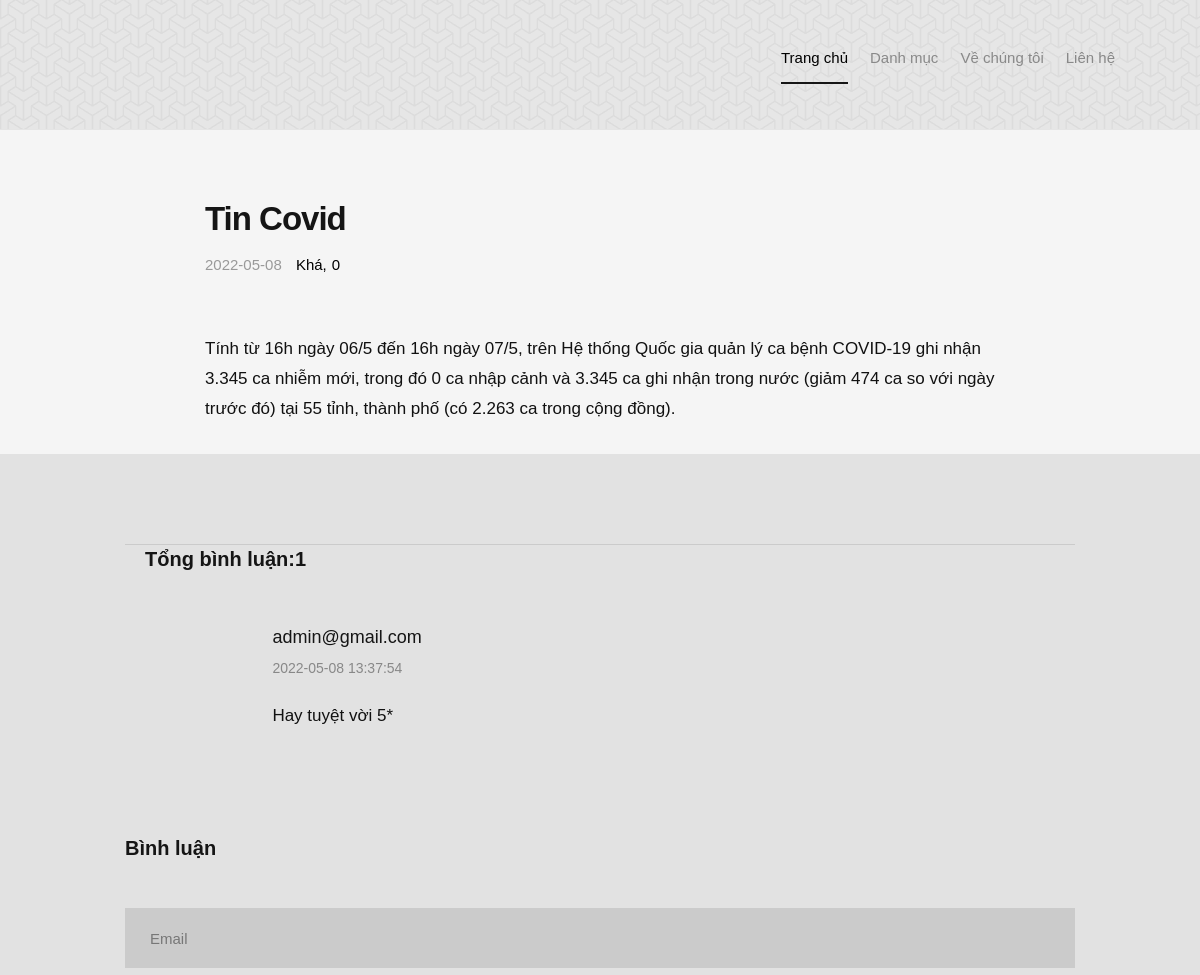
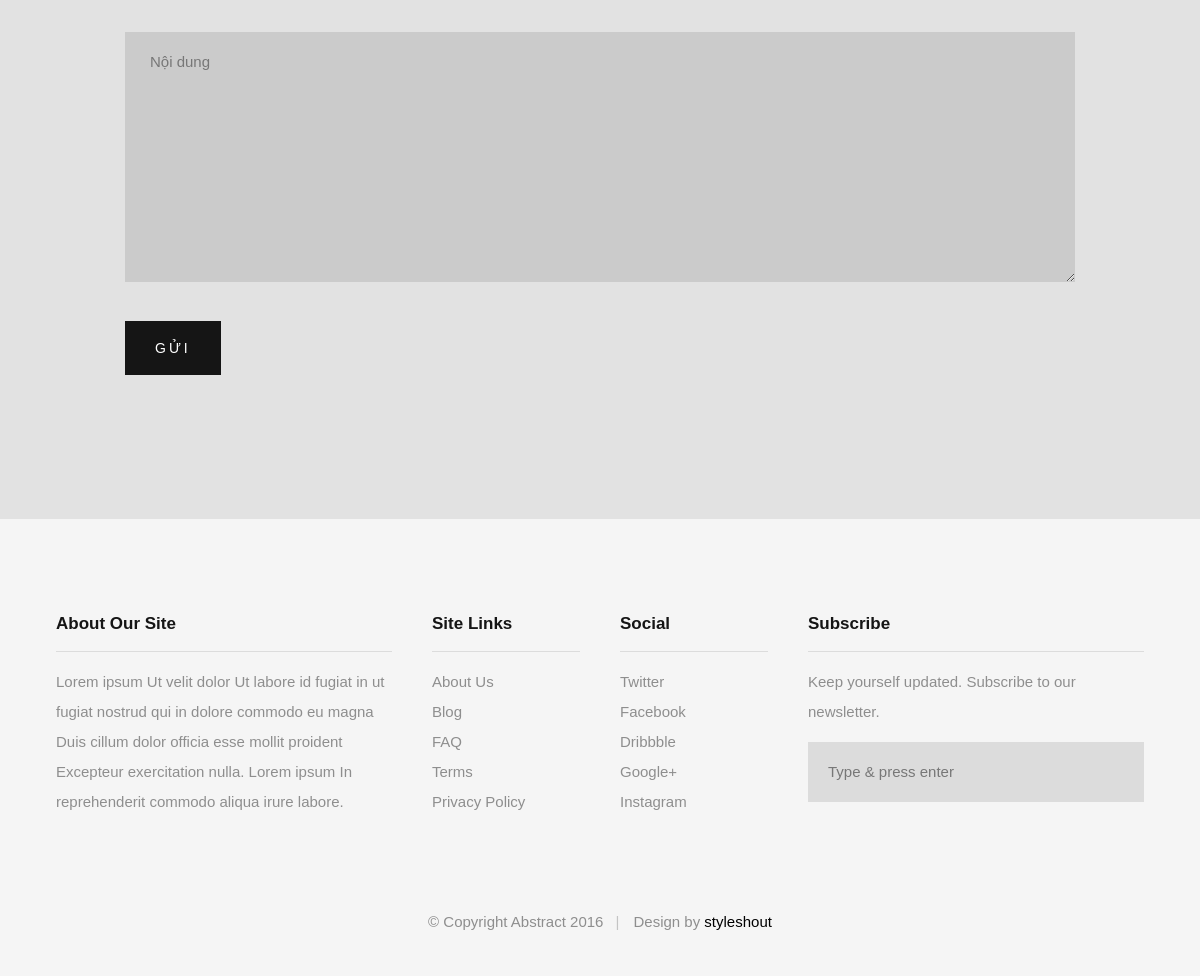
The app's page /NewsWebsite/index.php?manage=news&id=15 with its own data (2 pictures, top to bottom).
### tables this page shows
CREATE TABLE IF NOT EXISTS `tin` (
  `id_tin` int(11) NOT NULL AUTO_INCREMENT,
  `tieude` varchar(255) NOT NULL,
  `mota` varchar(255) NOT NULL,
  `noidung` text NOT NULL,
  `ngaydangtin` date NOT NULL,
  `tacgia` varchar(50) NOT NULL,
  `solanxem` int(11) DEFAULT NULL,
  `tinhot` tinyint(1) NOT NULL,
  `trangthai` tinyint(1) NOT NULL,
  `id_loaitin` varchar(5) NOT NULL,
  PRIMARY KEY (`id_tin`),
  KEY `id_loaitin` (`id_loaitin`)
);

CREATE TABLE IF NOT EXISTS `binh_luan` (
  `id_binhluan` int(11) NOT NULL AUTO_INCREMENT,
  `email` varchar(100) NOT NULL,
  `thoigian` datetime NOT NULL DEFAULT CURRENT_TIMESTAMP,
  `noidungbinhluan` text NOT NULL,
  `id_tin` int(11) NOT NULL,
  PRIMARY KEY (`id_binhluan`),
  KEY `id_tin` (`id_tin`)
);

### NewsWebsite/index.php (called while the page is built, shortened)
<?php include 'page/menupage.php'; ?>
<?php include 'page/main.php'; ?>
<?php include 'page/footerpage.php'; ?>

### NewsWebsite/page/menupage.php (the view, shortened to what this page needs)
<!DOCTYPE html>
<html class="no-js" lang="en">
<head>
	<link rel="stylesheet" href="css/base.css">
	<link rel="stylesheet" href="css/vendor.css">
	<link rel="stylesheet" href="css/main.css">
</head>
<body id="top">
	<header class="short-header">
		<div class="row header-content">
			<div class="logo">
				<a href="index.php">News</a>
			</div>
			<nav id="main-nav-wrap">
				<ul class="main-navigation sf-menu">
					<li class="current"><a href="index.php" title="">Trang chủ</a></li>
					<li class="has-children">
						<a href="#" title="">Danh mục</a>
					</li>
					<li><a href="index.php?manage=about" title="">Về chúng tôi</a></li>
					<li><a href="index.php?manage=contact" title="">Liên hệ</a></li>
				</ul>
			</nav>
			<div class="triggers">
				<a class="search-trigger" href="#"><i class="fa fa-search"></i></a>
			</div>
		</div>
	</header>

### NewsWebsite/page/main/news.php (shortened to what this page needs)
<?php
$sql_tin = "SELECT * FROM tin WHERE tin.id_tin='$_GET[id]'";
$query_tin = mysqli_query($conn, $sql_tin);
$sql_binhluan = "SELECT * FROM binh_luan,tin WHERE tin.id_tin=binh_luan.id_tin and binh_luan.id_tin='$_GET[id]' ";
$query_binhluan = mysqli_query($conn, $sql_binhluan);
$sql_tongcmt = "SELECT id_tin, COUNT(id_binhluan)AS so_luong_cmt FROM binh_luan where binh_luan.id_tin='$_GET[id]' ";
$query_tongcmt = mysqli_query($conn, $sql_tongcmt);
?>
<section id="content-wrap" class="blog-single">
	<div class="row">
		<div class="col-twelve">
			<?php
			while ($row_tin = mysqli_fetch_array($query_tin)) {
			?>
				<article class="format-standard">
					<div class="primary-content">
						<h1 class="page-title"><?php echo $row_tin['tieude'] ?></h1>
						<ul class="entry-meta">
							<li class="date"><?php echo $row_tin['ngaydangtin'] ?></li>
							<li class="cat"><a href="#"><?php echo $row_tin['tacgia'] ?></a><a href="#"><?php echo $row_tin['solanxem'] ?></a></li>
						</ul>
						<p><?php echo $row_tin['noidung'] ?></p>
				</article>
			<?php
			}
			?>
		</div>
	</div>
	<div class="comments-wrap">
		<div id="comments" class="row">
			<div class="col-full">
			<!-- <?php
			while ($row_tongcmt = mysqli_fetch_array($query_tongcmt)) {
			?> -->
				<h3>Tổng bình luận:<?php echo $row_tongcmt['so_luong_cmt'] ?></h3>
			<?php
			}
			?>
				<ol class="commentlist">
					<li class="depth-1">
						<?php
						while ($row_binhluan = mysqli_fetch_array($query_binhluan)) {
						?>
							<div class="comment-content">
								<div class="comment-info">
									<cite><?php echo $row_binhluan['email'] ?></cite>
									<div class="comment-meta">
										<time class="comment-time" datetime="2014-07-12T23:05"><?php echo $row_binhluan['thoigian'] ?></time>
									</div>
								</div>
								<div class="comment-text">
									<p><?php echo $row_binhluan['noidungbinhluan'] ?></p>
								</div><?php
									}
										?>
					</li>
			</div>
			<div class="respond">
				<h3>Bình luận</h3>
				<form method="POST" action="commentcontroller.php">
					<fieldset>
						<div class="form-field">
							<input name="email" type="email" id="email" class="full-width" placeholder="Email" value="">
						</div>
						<div class="message form-field">
							<textarea name="noidung" id="noidung" class="full-width" placeholder="Nội dung"></textarea>
						</div>
						<button type="submit" class="submit button-primary" id="gui" name="gui">Gửi</button>
					</fieldset>
				</form>
			</div>
		</div>
	</div>
</section>

### NewsWebsite/css/base.css (style rules this page uses)
html { font-family: sans-serif; -ms-text-size-adjust: 100%; -webkit-text-size-adjust: 100%; }
body { margin: 0; }
article, aside, details, figcaption, figure, footer, header, hgroup, main, menu, nav, section, summary { display: block; }
a { background: transparent; }
h1 { font-size: 2em; margin: 0.67em 0; }
button, input, optgroup, select, textarea { color: inherit; font: inherit; margin: 0; }
button { overflow: visible; }
button, select { text-transform: none; }
button, html input[type="button"], input[type="reset"], input[type="submit"] { -webkit-appearance: button; cursor: pointer; }
input { line-height: normal; }
fieldset { border: 1px solid #c0c0c0; margin: 0 2px; padding: 0.35em 0.625em 0.75em; }
textarea { overflow: auto; }
html { font-size: 62.5%; box-sizing: border-box; }
*, *::before, *::after { box-sizing: inherit; }
body { font-weight: normal; line-height: 1; text-rendering: optimizeLegibility; word-wrap: break-word; -webkit-overflow-scrolling: touch; -webkit-text-size-adjust: none; }
body, input, button { -moz-osx-font-smoothing: grayscale; -webkit-font-smoothing: antialiased; }
div, dl, dt, dd, ul, ol, li, h1, h2, h3, h4, h5, h6, pre, form, p, blockquote, th, td { margin: 0; padding: 0; }
h1, h2, h3, h4, h5, h6 { -webkit-font-variant-ligatures: common-ligatures; -moz-font-variant-ligatures: common-ligatures; font-variant-ligatures: common-ligatures; text-rendering: optimizeLegibility; }
em, i { font-style: italic; line-height: inherit; }
ol, ul { list-style: none; }
li { display: block; }
a { text-decoration: none; line-height: inherit; }
fieldset { margin: 0; padding: 0; }
input[type="email"], input[type="number"], input[type="search"], input[type="text"], input[type="tel"], input[type="url"], input[type="password"], textarea { -webkit-appearance: none; -moz-appearance: none; -ms-appearance: none; -o-appearance: none; appearance: none; }
.row { width: 94%; max-width: 1170px; margin: 0 auto; }
.row:before, .row:after { content: ""; display: table; }
.row:after { clear: both; }
[class*="col-"], .bgrid { float: left; }
[class*="col-"] { padding: 0 20px; }
.col-twelve, .col-full { width: 100%; }
.full-width { width: 100%; }

### records on screen
tin: tieude "Tin Covid", ngaydangtin "2022-05-08", tacgia "Khá", solanxem "0", noidung "Tính từ 16h ngày 06/5 đến 16h ngày 07/5, trên Hệ thống Quốc gia quản lý ca bệnh COVID-19 ghi nhận 3.345 ca nhiễm mới, trong đó 0 ca nhập cảnh và 3.345 ca ghi nhận trong nước (giảm 474 ca so với ngày trước đó) tại 55 tỉnh, thành phố (có 2.263 ca trong cộng đồng)."
binh_luan: email "admin@gmail.com", thoigian "2022-05-08 13:37:54", noidungbinhluan "Hay tuyệt vời 5*"

### other values on screen
$row_tongcmt['so_luong_cmt'] "1"
